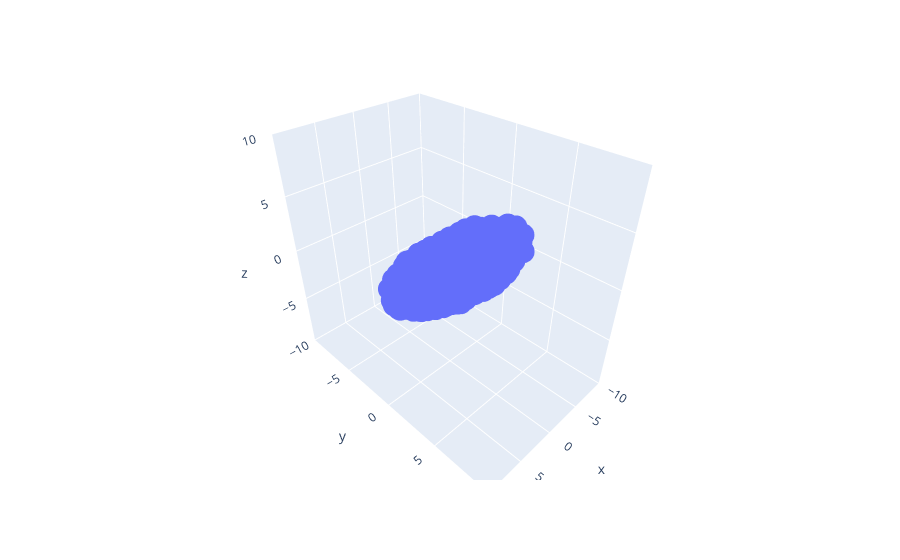

Here is the notebook cell this chart was saved with:
### Markdown cell above
The cell below will allow you to view the data as a 3D scatterplot. Rotate the data around and zoom in and out using your trackpad or the controls at the top right of the figure.

You should see that the data is an ellipsoid that looks roughly like a surfboard or a [hashbrown patty](https://www.google.com/search?q=hashbrown+patty&source=lnms&tbm=isch). That is, it is pretty long in one direction, pretty wide in another direction, and relatively thin along its third dimension. We can think of these as the "length", "width", and "thickness" of the surfboard data.

Observe that the surfboard is not aligned with the x/y/z axes.

If you get an error that your browser does not support webgl, you may need to restart your kernel and/or browser.

### Code cell
fig = px.scatter_3d(surfboard, x='x', y='y', z='z', range_x = [-10, 10], range_y = [-10, 10], range_z = [-10, 10])
fig.show()

### Figure 1 — Plotly figure (JSON) as saved in the notebook; plotly's stock layout.template omitted (floating-point values rounded to 4 significant figures; data arrays with more than 128 entries replaced by an {"elided": "..."} marker saying what was removed)
{"data": [{"hovertemplate": "x=%{x}<br>y=%{y}<br>z=%{z}<extra></extra>", "legendgroup": "", "marker": {"color": "#636efa", "symbol": "circle"}, "mode": "markers", "name": "", "scene": "scene", "showlegend": false, "type": "scatter3d", "x": {"elided": "1000 float values"}, "y": {"elided": "1000 float values"}, "z": {"elided": "1000 float values"}}], "layout": {"legend": {"tracegroupgap": 0}, "margin": {"t": 60}, "scene": {"domain": {"x": [0, 1], "y": [0, 1]}, "xaxis": {"range": [-10, 10], "title": {"text": "x"}}, "yaxis": {"range": [-10, 10], "title": {"text": "y"}}, "zaxis": {"range": [-10, 10], "title": {"text": "z"}}}}}
